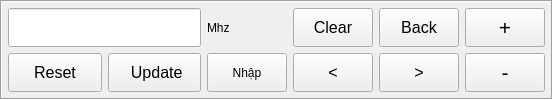
       <widget class="QFrame" name="frame_2">
        <property name="frameShape">
         <enum>QFrame::Box</enum>
        </property>
        <property name="frameShadow">
         <enum>QFrame::Sunken</enum>
        </property>
        <layout class="QGridLayout" name="gridLayout_3">
         <property name="leftMargin">
          <number>6</number>
         </property>
         <property name="topMargin">
          <number>6</number>
         </property>
         <property name="rightMargin">
          <number>6</number>
         </property>
         <property name="bottomMargin">
          <number>6</number>
         </property>
         <item row="0" column="7">
          <widget class="QPushButton" name="pushButton_num_control_up">
           <property name="sizePolicy">
            <sizepolicy hsizetype="Preferred" vsizetype="Preferred">
             <horstretch>0</horstretch>
             <verstretch>0</verstretch>
            </sizepolicy>
           </property>
           <property name="font">
            <font>
             <pointsize>16</pointsize>
            </font>
           </property>
           <property name="text">
            <string>+</string>
           </property>
           <property name="iconSize">
            <size>
             <width>32</width>
             <height>32</height>
            </size>
           </property>
          </widget>
         </item>
         <item row="1" column="5">
          <widget class="QPushButton" name="pushButton_num_control_down_2">
           <property name="sizePolicy">
            <sizepolicy hsizetype="Preferred" vsizetype="Preferred">
             <horstretch>0</horstretch>
             <verstretch>0</verstretch>
            </sizepolicy>
           </property>
           <property name="font">
            <font>
             <pointsize>12</pointsize>
            </font>
           </property>
           <property name="text">
            <string>&lt;</string>
           </property>
           <property name="iconSize">
            <size>
             <width>32</width>
             <height>32</height>
            </size>
           </property>
          </widget>
         </item>
         <item row="0" column="5">
          <widget class="QPushButton" name="pushButton_num_control_up_2">
           <property name="sizePolicy">
            <sizepolicy hsizetype="Preferred" vsizetype="Preferred">
             <horstretch>0</horstretch>
             <verstretch>0</verstretch>
            </sizepolicy>
           </property>
           <property name="font">
            <font>
             <pointsize>12</pointsize>
            </font>
           </property>
           <property name="text">
            <string>Clear</string>
           </property>
           <property name="iconSize">
            <size>
             <width>32</width>
             <height>32</height>
            </size>
           </property>
          </widget>
         </item>
         <item row="1" column="2">
          <widget class="QPushButton" name="pushButton_num_control_ioupdate">
           <property name="sizePolicy">
            <sizepolicy hsizetype="Preferred" vsizetype="Preferred">
             <horstretch>0</horstretch>
             <verstretch>0</verstretch>
            </sizepolicy>
           </property>
           <property name="font">
            <font>
             <pointsize>12</pointsize>
            </font>
           </property>
           <property name="text">
            <string> Update</string>
           </property>
           <property name="checkable">
            <bool>false</bool>
           </property>
           <property name="autoExclusive">
            <bool>true</bool>
           </property>
          </widget>
         </item>
         <item row="0" column="6">
          <widget class="QPushButton" name="pushButton_num_back">
           <property name="sizePolicy">
            <sizepolicy hsizetype="Minimum" vsizetype="Preferred">
             <horstretch>0</horstretch>
             <verstretch>0</verstretch>
            </sizepolicy>
           </property>
           <property name="font">
            <font>
             <pointsize>12</pointsize>
            </font>
           </property>
           <property name="text">
            <string>Back</string>
           </property>
          </widget>
         </item>
         <item row="1" column="7">
          <widget class="QPushButton" name="pushButton_num_control_down">
           <property name="sizePolicy">
            <sizepolicy hsizetype="Preferred" vsizetype="Preferred">
             <horstretch>0</horstretch>
             <verstretch>0</verstretch>
            </sizepolicy>
           </property>
           <property name="font">
            <font>
             <pointsize>16</pointsize>
            </font>
           </property>
           <property name="text">
            <string>-</string>
           </property>
           <property name="iconSize">
            <size>
             <width>32</width>
             <height>32</height>
            </size>
           </property>
          </widget>
         </item>
         <item row="1" column="6">
          <widget class="QPushButton" name="pushButton_num_control_down_3">
           <property name="sizePolicy">
            <sizepolicy hsizetype="Preferred" vsizetype="Preferred">
             <horstretch>0</horstretch>
             <verstretch>0</verstretch>
            </sizepolicy>
           </property>
           <property name="font">
            <font>
             <pointsize>12</pointsize>
            </font>
           </property>
           <property name="text">
            <string>&gt;</string>
           </property>
           <property name="iconSize">
            <size>
             <width>32</width>
             <height>32</height>
            </size>
           </property>
          </widget>
         </item>
         <item row="1" column="3">
          <widget class="QPushButton" name="pushButton">
           <property name="sizePolicy">
            <sizepolicy hsizetype="Minimum" vsizetype="Minimum">
             <horstretch>0</horstretch>
             <verstretch>0</verstretch>
            </sizepolicy>
           </property>
           <property name="text">
            <string>Nhập</string>
           </property>
          </widget>
         </item>
         <item row="0" column="3">
          <widget class="QLabel" name="label_unit">
           <property name="sizePolicy">
            <sizepolicy hsizetype="Preferred" vsizetype="Preferred">
             <horstretch>0</horstretch>
             <verstretch>0</verstretch>
            </sizepolicy>
           </property>
           <property name="text">
            <string>Mhz</string>
           </property>
          </widget>
         </item>
         <item row="1" column="1">
          <widget class="QPushButton" name="pushButton_num_control_ioupdate_2">
           <property name="sizePolicy">
            <sizepolicy hsizetype="Preferred" vsizetype="Preferred">
             <horstretch>0</horstretch>
             <verstretch>0</verstretch>
            </sizepolicy>
           </property>
           <property name="font">
            <font>
             <pointsize>12</pointsize>
            </font>
           </property>
           <property name="text">
            <string>Reset</string>
           </property>
           <property name="checkable">
            <bool>false</bool>
           </property>
           <property name="autoExclusive">
            <bool>true</bool>
           </property>
          </widget>
         </item>
         <item row="0" column="1" colspan="2">
          <widget class="QLineEdit" name="lineEdit">
           <property name="sizePolicy">
            <sizepolicy hsizetype="Expanding" vsizetype="Preferred">
             <horstretch>0</horstretch>
             <verstretch>0</verstretch>
            </sizepolicy>
           </property>
           <property name="font">
            <font>
             <pointsize>16</pointsize>
            </font>
           </property>
          </widget>
         </item>
        </layout>
       </widget>
